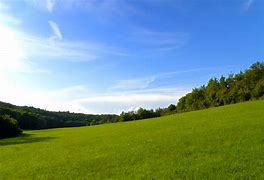
#> input picture M6_computer_vision/d2_annotating images and color spaces/img/field.jpg, 264 x 180 px
$ jupyter execute 'Computer vision image annotations.ipynb'   (shell and % lines are left out)
#> lines starting #> are read from the running program, lines starting #| are printed output that depends on the picture; after the words box and inside, x2 and y2 are one past the last pixel; in counts of white or black regions, pixels touching at a corner belong together
# Computer Vision Image annotations

### Import statements

[cell 1]
import cv2
import numpy as np
import matplotlib.pyplot as plt
#%matplotlib qt

[cell 2]
cv2.__version__

### To edit an image making a copy of it is always a good idea!

[cell 3]
# Load an image
# And make a copy of the original image to avoid manipulating the original image
img = cv2.imread("img/field.jpg")
#> img is the input picture: shape (180, 264, 3); mean B, G, R 139.1, 149.1, 118.5
rgb_img = cv2.cvtColor(img, cv2.COLOR_BGR2RGB)
copy_img = rgb_img.copy()

[Hint](# "Numpy .copy function")

## Drawing

### Drawing lines

[cell 4]
# Draw some lines on top of the image

cv2.line(copy_img, (20, 10), (200, 10), (0, 255, 0), 2)
cv2.line(copy_img, (50, 60), (250, 10), (0, 0, 0), 1)
plt.imshow(copy_img);

[Hint](# "cv2.line function")

### Circles

[cell 5]
# Draw some circles on top of the image
cv2.circle(copy_img, (20, 120), 20, (255, 255, 0), 2)
plt.imshow(copy_img);

[Hint](# "cv2.circle")

### Ellipses

[cell 6]
# Draw some elipses on top of the image
cv2.ellipse(copy_img, (150, 100), (50, 10), 0, 0, 360, (0, 0, 255), 1)
plt.imshow(copy_img);

[Hint](# "cv2.ellipse")

### Poligons

[cell 7]
# Lets draw some poligons, first declare the points of the poligon
points = np.array([[180, 95], [260, 60], [260, 100], [180, 110]])

[Hint](# "Example: np.array([[10,5],[120,130],[170,120],[250,210]], np.int32)")

[cell 8]
# Draw the poligon on top of the image
cv2.polylines(copy_img, [points], True, (255, 0, 0), 2)
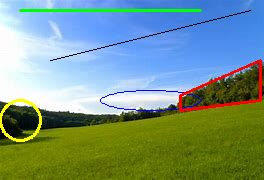
#> copy_img: shape (180, 264, 3); mean R, G, B 119.7, 148.7, 134.1
plt.imshow(copy_img);

[Hint](# "cv2.polylines(img_copy,[pts],False,(255,0,0),3)")

### Add an overlay on top of an image

[cell 9]
# Load an image and create a copy of it you can call it overlay
# Create a rectangle with a fill color (-1) on top of the overlay image
# Combine both images setting some opacity on the overlay
# Add some text on top of the overlay and show the image on screen

[Hint](# "cv2.addWeighted")

[cell 10]
new_img = cv2.imread("img/buildings.jpg")
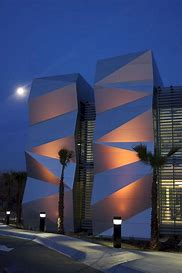
#> input picture M6_computer_vision/d2_annotating images and color spaces/img/buildings.jpg, 182 x 273 px
#> new_img is the input picture: shape (273, 182, 3); mean B, G, R 100.8, 69.1, 61.6
rgb_new_img = cv2.cvtColor(new_img, cv2.COLOR_BGR2RGB)
overlay = rgb_new_img.copy()
cv2.rectangle(overlay, (0, 0), (100, 100), (0, 0, 0), -1)
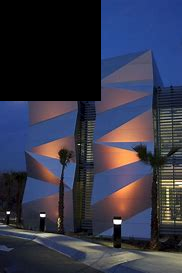
#> overlay: shape (273, 182, 3); mean R, G, B 51.9, 53.9, 72

opacity = 0.5
op_img = cv2.addWeighted(overlay, opacity, rgb_new_img, 1- opacity, 0)
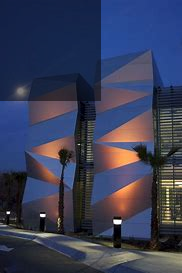
#> op_img: shape (273, 182, 3); mean R, G, B 56.7, 61.5, 86.4

cv2.putText(op_img, "Good night", (2, 50), cv2.FONT_HERSHEY_PLAIN, 1, (255, 255, 255), 0, cv2.LINE_AA)
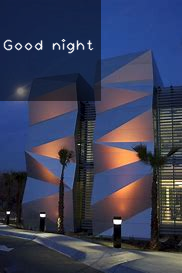
#> op_img: shape (273, 182, 3); 1% of pixels changed, all inside (x1, y1, x2, y2) = (3, 39, 94, 54)
plt.figure(figsize=(10, 8))
plt.imshow(op_img);
